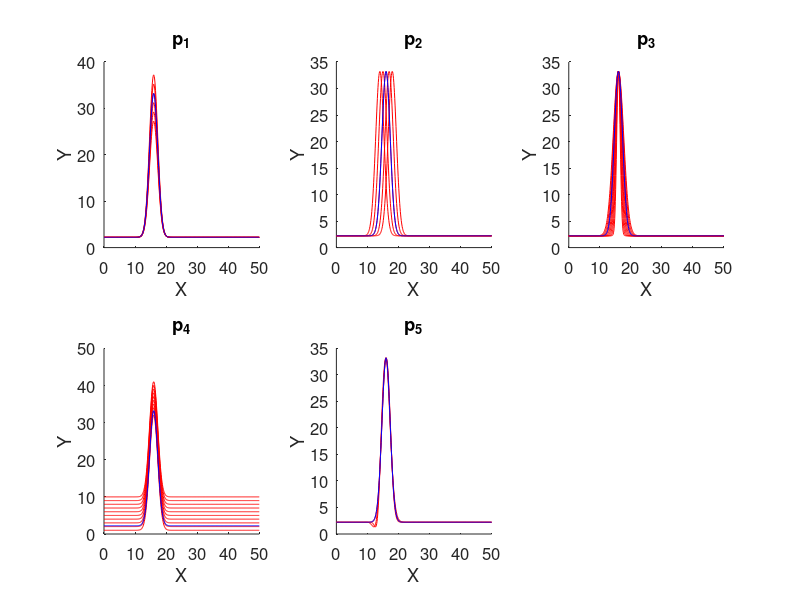

Write MATLAB code to recreate this figure.
clear all; clc;

figure(1); clf; hold on;

x = 0:0.1:50;

a = 31.0;
b = 16.0;
c = 1.88;
d = 2.22;
e = 2;

%gaussfn = @(x, p) p(1)*exp( -(x-p(2)).^2/(2*p(3).^2) ) + p(4);
gaussfn = @(x, p) p(1)*exp( - ( (x-p(2)) / p(3) ) .^ p(5) ) + p(4);

subplot(2,3,1); hold on;
for ai = 25:2:35,
    plot(x, gaussfn(x, [ai b c d e]), 'r-')
end;
h = title('p_1');
set(h, 'FontSize', 14);
xlabel('X'), ylabel('Y');
set(gca, 'FontSize', 12);
plot(x, gaussfn(x, [a b c d e]), 'b-')

subplot(2,3,2); hold on;
for bi = 14:1:18,
    plot(x, gaussfn(x, [a bi c d e]), 'r-')
end;
h = title('p_2');
set(h, 'FontSize', 14);
xlabel('X'), ylabel('Y');
set(gca, 'FontSize', 12);
plot(x, gaussfn(x, [a b c d e]), 'b-')


subplot(2,3,3); hold on;
for ci = 0.8:0.2:2.5,
    plot(x, gaussfn(x, [a b ci d e]), 'r-')
end;
h = title('p_3');
set(h, 'FontSize', 14);
xlabel('X'), ylabel('Y');
set(gca, 'FontSize', 12);
plot(x, gaussfn(x, [a b c d e]), 'b-')


subplot(2,3,4); hold on;
for di = 1:1:10,
    plot(x, gaussfn(x, [a b c di e]), 'r-')
end;
h = title('p_4');
set(h, 'FontSize', 14);
xlabel('X'), ylabel('Y');
set(gca, 'FontSize', 12);
plot(x, gaussfn(x, [a b c d e]), 'b-')

subplot(2,3,5); hold on;
for ei = 1.8:0.2:2.2,
    plot(x, gaussfn(x, [a b c d ei]), 'r-')
end;
h = title('p_5');
set(h, 'FontSize', 14);
xlabel('X'), ylabel('Y');
set(gca, 'FontSize', 12);
plot(x, gaussfn(x, [a b c d e]), 'b-')
